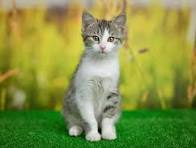
#> input picture cat.jpg, 196 x 148 px
$ python imageresizer.py
#> lines starting #> are read from the running program, lines starting #| are printed output that depends on the picture
from PIL import Image

def resize_image(input_img,output_img,size):
#> called with input_img = './cat.jpg', output_img = 'output.jpg', size = (200, 200)
    orignal=Image.open(input_img)
#> orignal is the input picture: PIL image 196x148 RGB; mean R, G, B 133.2, 146.4, 68.9
    resized_img=orignal.resize(size)
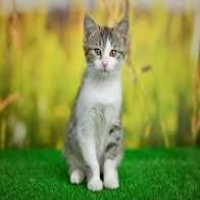
#> resized_img: PIL image 200x200 RGB; mean R, G, B 133.2, 146.4, 68.9
    resized_img.save(output_img)
    print(f'Image saved as {output_img}')


input_img = './cat.jpg'
output_img = 'output.jpg'
new_size=(200,200)

resize_image(input_img=input_img,output_img=output_img,size=new_size)
